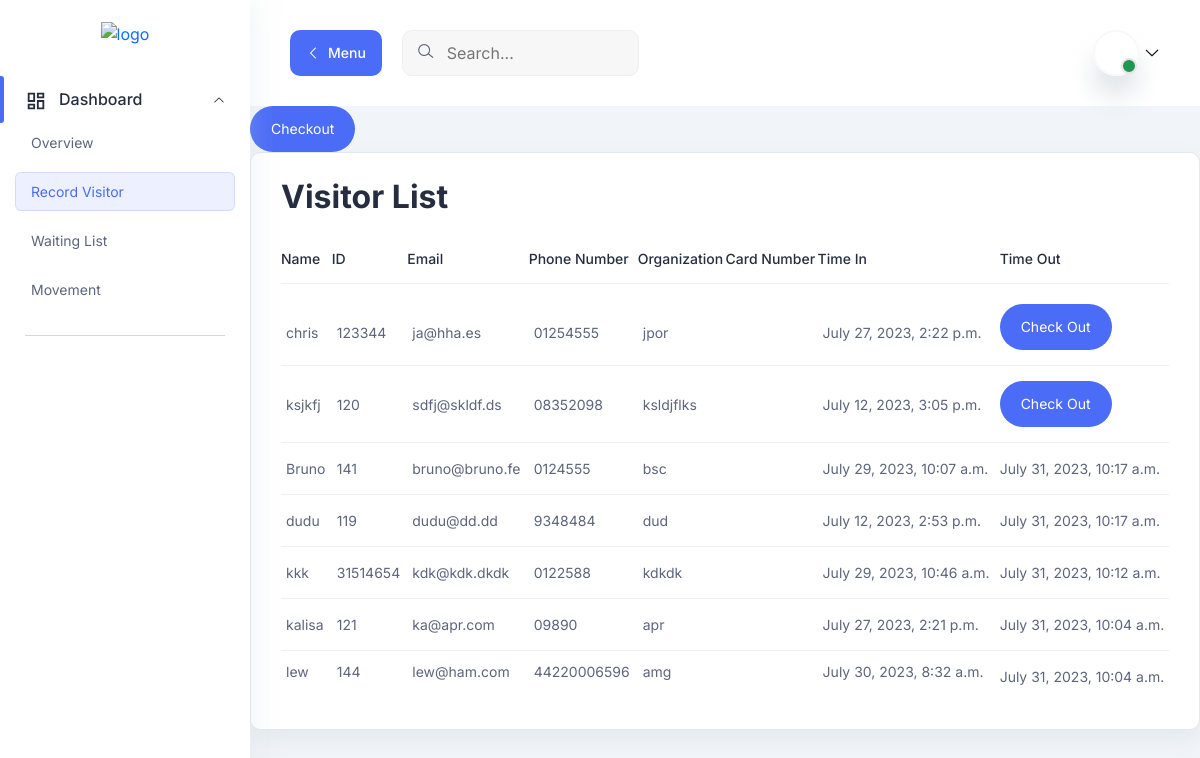
The app's page /movements/, older data.
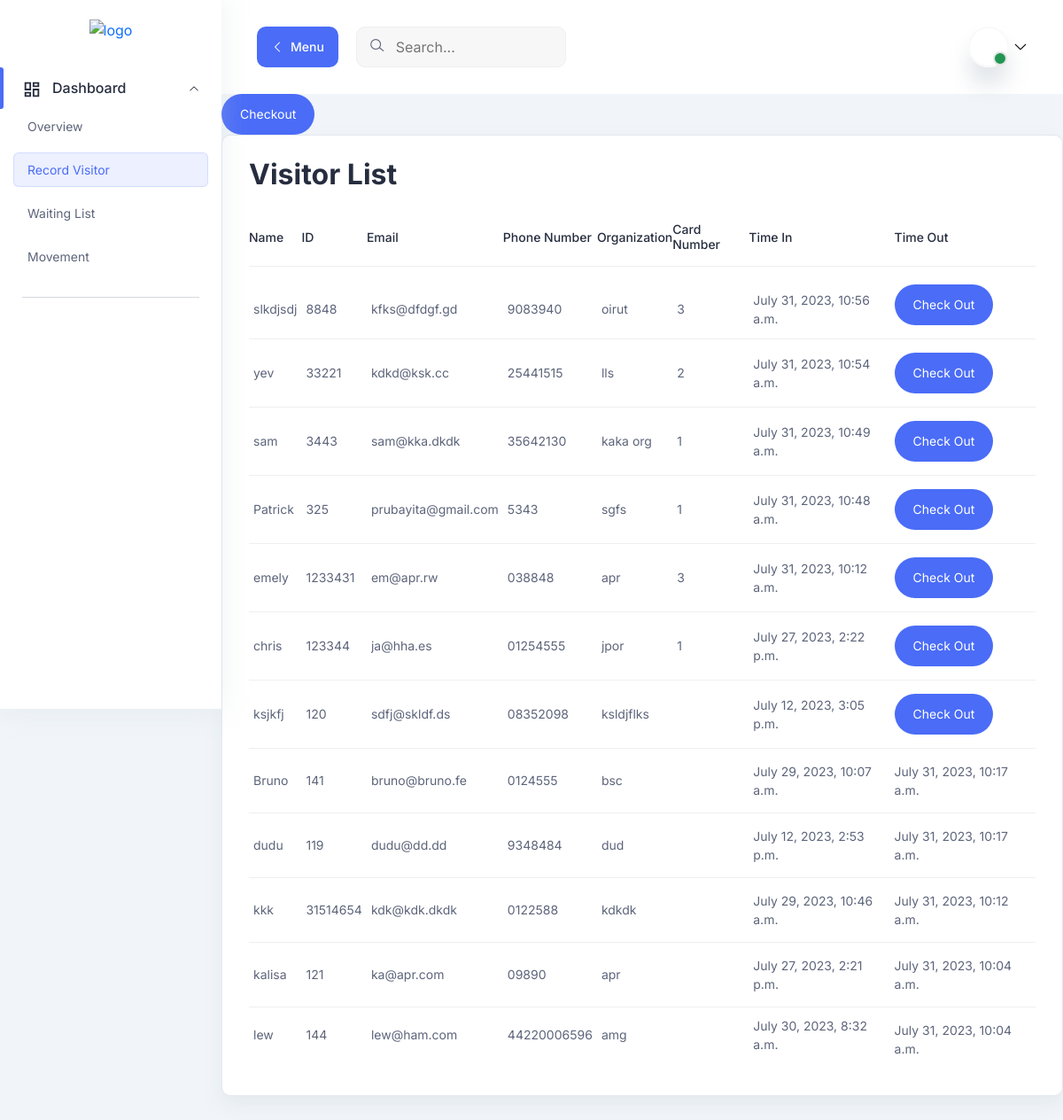
The same page, newer data.
### records/models.py (models this page shows, shortened)
class Movement(models.Model):
    visitor = models.ForeignKey(Visitor, on_delete=models.CASCADE, to_field='id_passport_nbr', related_name='movements')
    purpose = models.CharField(max_length=200)
    time_in = models.DateTimeField()
    time_out = models.DateTimeField(blank=True, null=True)
    devices = models.CharField(max_length=200, blank=True)
    comment = models.TextField(blank=True)
    card = models.ForeignKey(Card, on_delete=models.SET_NULL, blank=True, null=True)

class Visitor(models.Model):
    id_passport_nbr = models.CharField(max_length=100, primary_key=True)
    first_name = models.CharField(max_length=100)
    surname = models.CharField(max_length=100)
    organization = models.CharField(max_length=100)
    position = models.CharField(max_length=100)
    country_of_origin = models.CharField(max_length=100)
    email = models.EmailField()
    address = models.CharField(max_length=200)
    mobile_phone = models.CharField(max_length=20)

class Card(models.Model):
    name= models.CharField(max_length=50)
    number = models.CharField(max_length=50)

### records/views.py (the view)
# urls.py: path('movements/', views.movements, name='movements'),
def movements(request):
    checked_in_visitors = Movement.objects.filter(time_out__isnull=True)
    checked_out_visitors = Movement.objects.exclude(time_out__isnull=True)
    checked_in_visitors = checked_in_visitors.order_by('-id')
    checked_out_visitors = checked_out_visitors.order_by('-time_out')
    movements = list(checked_in_visitors) + list(checked_out_visitors)
    context = {'movements': movements}
    return render(request, 'records/movement.html', context)

### records/templates/records/movement.html (shortened to what the changed rows need)
{% extends "base.html" %}
{% load static %}
{% block content %}
<main class="main-wrapper">
<section class="table-components">
        <div class="tables-wrapper">
        <div class="row">
            <div class="col-lg-12">
            <div class="card-style mb-30">
                <h1 class="mb-10">Visitor List</h1>
                <div class="table-wrapper table-responsive">
                <table class="table">
                    <thead>
                    <tr>
                        <th><h6>Name</h6></th>
                        <th><h6>ID</h6></th>
                        <th><h6>Email</h6></th>
                        <th><h6>Phone Number</h6></th>
                        <th><h6>Organization</h6></th>
                        <th><h6>Card Number</h6></th>
                        <th><h6>Time In</h6></th>
                        <th><h6>Time Out</h6></th>
                    </tr>
                    </thead>
                    <tbody>
                    {% for movement in movements %}
                    <tr>
                        <td class="min-width">
                            <p>{{ movement.visitor.first_name }}</p>
                        </td>
                        <td class="min-width">
                        <p>{{ movement.visitor.id_passport_nbr}}</p>
                        </td>
                        <td class="min-width">
                        <p>{{ movement.visitor.email }}</p>
                        </td>
                        <td class="min-width">
                            <p>{{ movement.visitor.mobile_phone }}</p>
                        </td>
                        <td class="min-width">
                          <p>{{ movement.visitor.organization }}</p>
                        </td>
                        <td class="min-width">
                          <p>{{ movement.card.name }}</p>
                        </td>
                        <td class="min-width">
                          <p>{{ movement.time_in }}</p>
                        </td>
                        <td>
                          {% if movement.time_out %}
                          <p>{{ movement.time_out }}</p>
                          {% else %}
                          <form method="post" action="{% url 'records:check_out_visitor' visitor_id=movement.visitor.id_passport_nbr %}">
                              <input type="submit" class="main-btn active-btn rounded-full btn-hover btn-sm" value="Check Out">
                          </form>
                          {% endif %}
                        </td>
                    </tr>
                    {% endfor %}
                    </tbody>
                </table>
                </div>
            </div>
            </div>
    </div>
    </div>
</section>
</main>
{% endblock content %}

Row changes from the older to the newer data that the page shows:
added Movement: visitor.first_name "slkdjsdj", visitor.id_passport_nbr "8848", visitor.email "kfks@dfdgf.gd", visitor.mobile_phone "9083940", visitor.organization "oirut", card.name "3", time_in "July 31, 2023, 10:56 a.m."
added Movement: visitor.first_name "yev", visitor.id_passport_nbr "33221", visitor.email "kdkd@ksk.cc", visitor.mobile_phone "25441515", visitor.organization "lls", card.name "2", time_in "July 31, 2023, 10:54 a.m."
added Movement: visitor.first_name "sam", visitor.id_passport_nbr "3443", visitor.email "sam@kka.dkdk", visitor.mobile_phone "35642130", visitor.organization "kaka org", card.name "1", time_in "July 31, 2023, 10:49 a.m."
added Movement: visitor.first_name "Patrick", visitor.id_passport_nbr "325", visitor.email "prubayita@gmail.com", visitor.mobile_phone "5343", visitor.organization "sgfs", card.name "1", time_in "July 31, 2023, 10:48 a.m."
added Movement: visitor.first_name "emely", visitor.id_passport_nbr "1233431", visitor.email "em@apr.rw", visitor.mobile_phone "038848", visitor.organization "apr", card.name "3", time_in "July 31, 2023, 10:12 a.m."
changed Movement "July 27, 2023, 2:22 p.m.": card.name (not shown) → "1"
